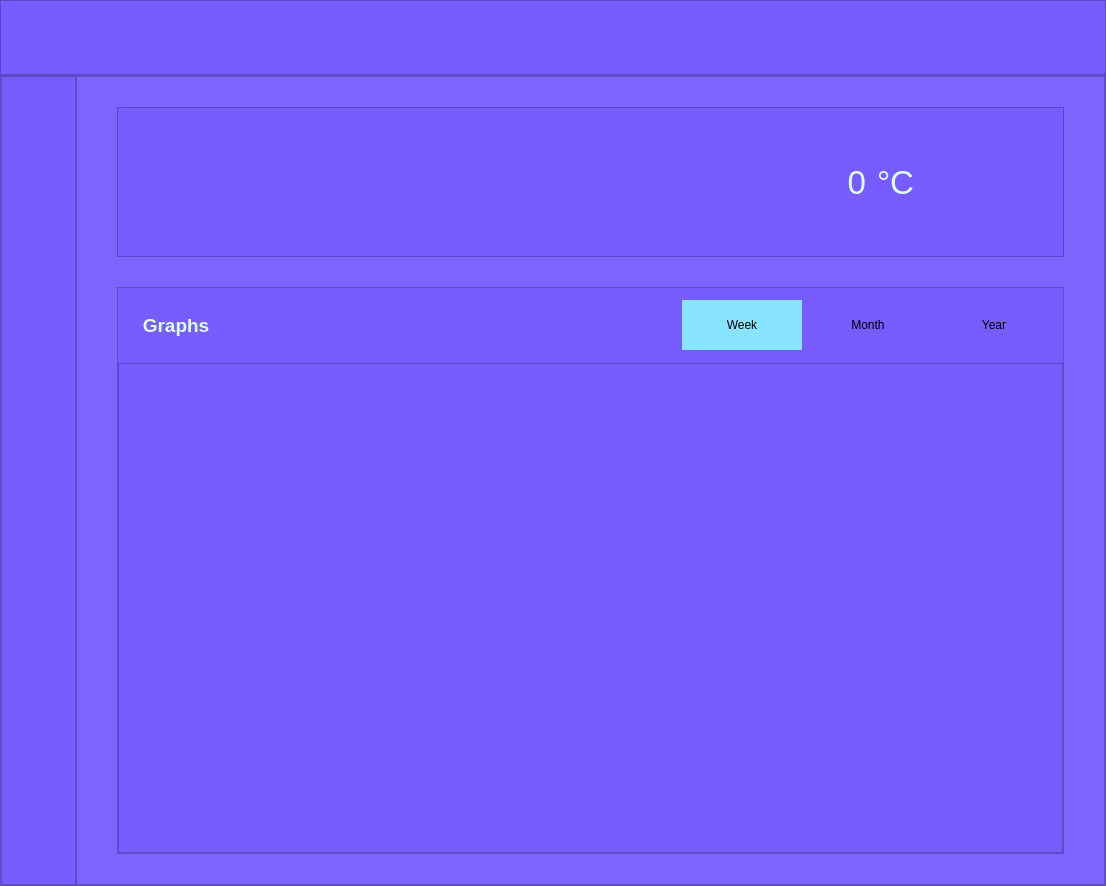
<?xml version="1.0" encoding="UTF-8"?>
<ui version="4.0">
 <class>MainWindow</class>
 <widget class="QMainWindow" name="MainWindow">
  <property name="geometry">
   <rect>
    <x>0</x>
    <y>0</y>
    <width>1106</width>
    <height>886</height>
   </rect>
  </property>
  <property name="windowTitle">
   <string>MainWindow</string>
  </property>
  <widget class="QWidget" name="centralwidget">
   <property name="styleSheet">
    <string notr="true">background-color: rgb(124, 101, 255);</string>
   </property>
   <layout class="QVBoxLayout" name="verticalLayout">
    <property name="spacing">
     <number>0</number>
    </property>
    <property name="leftMargin">
     <number>0</number>
    </property>
    <property name="topMargin">
     <number>0</number>
    </property>
    <property name="rightMargin">
     <number>0</number>
    </property>
    <property name="bottomMargin">
     <number>0</number>
    </property>
    <item>
     <widget class="QFrame" name="frame">
      <property name="minimumSize">
       <size>
        <width>0</width>
        <height>75</height>
       </size>
      </property>
      <property name="maximumSize">
       <size>
        <width>16777215</width>
        <height>75</height>
       </size>
      </property>
      <property name="styleSheet">
       <string notr="true">background-color: rgb(119, 92, 255);</string>
      </property>
      <property name="frameShape">
       <enum>QFrame::StyledPanel</enum>
      </property>
      <property name="frameShadow">
       <enum>QFrame::Raised</enum>
      </property>
      <layout class="QHBoxLayout" name="horizontalLayout_4">
       <property name="spacing">
        <number>0</number>
       </property>
       <property name="leftMargin">
        <number>200</number>
       </property>
       <property name="rightMargin">
        <number>50</number>
       </property>
       <item>
        <widget class="QLabel" name="label_6">
         <property name="minimumSize">
          <size>
           <width>400</width>
           <height>0</height>
          </size>
         </property>
         <property name="text">
          <string/>
         </property>
        </widget>
       </item>
       <item>
        <widget class="QPushButton" name="pushButton_6">
         <property name="layoutDirection">
          <enum>Qt::LeftToRight</enum>
         </property>
         <property name="styleSheet">
          <string notr="true">border-style:none;</string>
         </property>
         <property name="text">
          <string/>
         </property>
         <property name="icon">
          <iconset>
           <normaloff>../../Scripts/HTTml and css/icons/music/scribble.png</normaloff>../../Scripts/HTTml and css/icons/music/scribble.png</iconset>
         </property>
         <property name="iconSize">
          <size>
           <width>60</width>
           <height>60</height>
          </size>
         </property>
        </widget>
       </item>
       <item>
        <widget class="QPushButton" name="pushButton_8">
         <property name="styleSheet">
          <string notr="true">border-style:none;
</string>
         </property>
         <property name="text">
          <string/>
         </property>
         <property name="icon">
          <iconset>
           <normaloff>../../Scripts/HTTml and css/icons/music/cart.badge.plus.png</normaloff>../../Scripts/HTTml and css/icons/music/cart.badge.plus.png</iconset>
         </property>
         <property name="iconSize">
          <size>
           <width>60</width>
           <height>60</height>
          </size>
         </property>
        </widget>
       </item>
       <item>
        <widget class="QPushButton" name="pushButton_9">
         <property name="styleSheet">
          <string notr="true">border-style:none;</string>
         </property>
         <property name="text">
          <string/>
         </property>
         <property name="icon">
          <iconset>
           <normaloff>../../Scripts/HTTml and css/icons/music/folder.badge.person.crop.png</normaloff>../../Scripts/HTTml and css/icons/music/folder.badge.person.crop.png</iconset>
         </property>
         <property name="iconSize">
          <size>
           <width>60</width>
           <height>60</height>
          </size>
         </property>
        </widget>
       </item>
       <item>
        <widget class="QPushButton" name="pushButton_7">
         <property name="layoutDirection">
          <enum>Qt::RightToLeft</enum>
         </property>
         <property name="styleSheet">
          <string notr="true">border-style:none;</string>
         </property>
         <property name="text">
          <string/>
         </property>
         <property name="icon">
          <iconset>
           <normaloff>../../Scripts/HTTml and css/icons/music/person.png</normaloff>../../Scripts/HTTml and css/icons/music/person.png</iconset>
         </property>
         <property name="iconSize">
          <size>
           <width>60</width>
           <height>60</height>
          </size>
         </property>
        </widget>
       </item>
      </layout>
     </widget>
    </item>
    <item>
     <widget class="QFrame" name="frame_2">
      <property name="frameShape">
       <enum>QFrame::StyledPanel</enum>
      </property>
      <property name="frameShadow">
       <enum>QFrame::Raised</enum>
      </property>
      <layout class="QHBoxLayout" name="horizontalLayout">
       <property name="spacing">
        <number>0</number>
       </property>
       <property name="leftMargin">
        <number>0</number>
       </property>
       <property name="topMargin">
        <number>0</number>
       </property>
       <property name="rightMargin">
        <number>0</number>
       </property>
       <property name="bottomMargin">
        <number>0</number>
       </property>
       <item>
        <widget class="QFrame" name="frame_3">
         <property name="minimumSize">
          <size>
           <width>75</width>
           <height>0</height>
          </size>
         </property>
         <property name="maximumSize">
          <size>
           <width>75</width>
           <height>16777215</height>
          </size>
         </property>
         <property name="styleSheet">
          <string notr="true">background-color: rgb(119, 92, 255);</string>
         </property>
         <property name="frameShape">
          <enum>QFrame::StyledPanel</enum>
         </property>
         <property name="frameShadow">
          <enum>QFrame::Raised</enum>
         </property>
        </widget>
       </item>
       <item>
        <widget class="QFrame" name="frame_4">
         <property name="frameShape">
          <enum>QFrame::StyledPanel</enum>
         </property>
         <property name="frameShadow">
          <enum>QFrame::Raised</enum>
         </property>
         <layout class="QVBoxLayout" name="verticalLayout_2">
          <property name="spacing">
           <number>30</number>
          </property>
          <property name="leftMargin">
           <number>40</number>
          </property>
          <property name="topMargin">
           <number>30</number>
          </property>
          <property name="rightMargin">
           <number>40</number>
          </property>
          <property name="bottomMargin">
           <number>30</number>
          </property>
          <item>
           <widget class="QFrame" name="frame_6">
            <property name="minimumSize">
             <size>
              <width>0</width>
              <height>150</height>
             </size>
            </property>
            <property name="maximumSize">
             <size>
              <width>4444444</width>
              <height>150</height>
             </size>
            </property>
            <property name="styleSheet">
             <string notr="true">background-color: rgb(119, 92, 255);
color: rgb(225, 254, 255);</string>
            </property>
            <property name="frameShape">
             <enum>QFrame::StyledPanel</enum>
            </property>
            <property name="frameShadow">
             <enum>QFrame::Raised</enum>
            </property>
            <layout class="QHBoxLayout" name="horizontalLayout_3">
             <property name="spacing">
              <number>11</number>
             </property>
             <property name="leftMargin">
              <number>113</number>
             </property>
             <property name="rightMargin">
              <number>19</number>
             </property>
             <item>
              <widget class="QPushButton" name="pushButton_4">
               <property name="minimumSize">
                <size>
                 <width>40</width>
                 <height>40</height>
                </size>
               </property>
               <property name="maximumSize">
                <size>
                 <width>40</width>
                 <height>40</height>
                </size>
               </property>
               <property name="cursor">
                <cursorShape>PointingHandCursor</cursorShape>
               </property>
               <property name="styleSheet">
                <string notr="true">border-style: none;</string>
               </property>
               <property name="text">
                <string/>
               </property>
               <property name="icon">
                <iconset>
                 <normaloff>../../Scripts/HTTml and css/icons/music/Plathbfgbfbfy.png</normaloff>../../Scripts/HTTml and css/icons/music/Plathbfgbfbfy.png</iconset>
               </property>
               <property name="iconSize">
                <size>
                 <width>60</width>
                 <height>60</height>
                </size>
               </property>
              </widget>
             </item>
             <item>
              <widget class="QPushButton" name="pushButton_5">
               <property name="minimumSize">
                <size>
                 <width>50</width>
                 <height>0</height>
                </size>
               </property>
               <property name="maximumSize">
                <size>
                 <width>50</width>
                 <height>16777215</height>
                </size>
               </property>
               <property name="cursor">
                <cursorShape>PointingHandCursor</cursorShape>
               </property>
               <property name="styleSheet">
                <string notr="true">border-style:none;</string>
               </property>
               <property name="text">
                <string/>
               </property>
               <property name="icon">
                <iconset>
                 <normaloff>../../Scripts/HTTml and css/icons/music/gobackward.png</normaloff>../../Scripts/HTTml and css/icons/music/gobackward.png</iconset>
               </property>
               <property name="iconSize">
                <size>
                 <width>40</width>
                 <height>40</height>
                </size>
               </property>
              </widget>
             </item>
             <item>
              <widget class="QLabel" name="label_2">
               <property name="font">
                <font>
                 <pointsize>13</pointsize>
                </font>
               </property>
               <property name="text">
                <string/>
               </property>
              </widget>
             </item>
             <item>
              <widget class="QLabel" name="label_3">
               <property name="font">
                <font>
                 <pointsize>13</pointsize>
                </font>
               </property>
               <property name="text">
                <string/>
               </property>
              </widget>
             </item>
             <item>
              <widget class="QLabel" name="label_4">
               <property name="font">
                <font>
                 <pointsize>25</pointsize>
                </font>
               </property>
               <property name="layoutDirection">
                <enum>Qt::LeftToRight</enum>
               </property>
               <property name="text">
                <string>0</string>
               </property>
               <property name="alignment">
                <set>Qt::AlignRight|Qt::AlignTrailing|Qt::AlignVCenter</set>
               </property>
              </widget>
             </item>
             <item>
              <widget class="QLabel" name="label_5">
               <property name="font">
                <font>
                 <pointsize>25</pointsize>
                </font>
               </property>
               <property name="text">
                <string>°C</string>
               </property>
              </widget>
             </item>
            </layout>
           </widget>
          </item>
          <item>
           <widget class="QFrame" name="frame_5">
            <property name="cursor">
             <cursorShape>ArrowCursor</cursorShape>
            </property>
            <property name="frameShape">
             <enum>QFrame::StyledPanel</enum>
            </property>
            <property name="frameShadow">
             <enum>QFrame::Raised</enum>
            </property>
            <layout class="QVBoxLayout" name="verticalLayout_3">
             <property name="spacing">
              <number>0</number>
             </property>
             <property name="leftMargin">
              <number>0</number>
             </property>
             <property name="topMargin">
              <number>0</number>
             </property>
             <property name="rightMargin">
              <number>0</number>
             </property>
             <property name="bottomMargin">
              <number>0</number>
             </property>
             <item>
              <widget class="QFrame" name="frame_7">
               <property name="minimumSize">
                <size>
                 <width>0</width>
                 <height>75</height>
                </size>
               </property>
               <property name="maximumSize">
                <size>
                 <width>16777215</width>
                 <height>75</height>
                </size>
               </property>
               <property name="styleSheet">
                <string notr="true">border-style: none;
background-color: rgb(119, 92, 255);</string>
               </property>
               <property name="frameShape">
                <enum>QFrame::StyledPanel</enum>
               </property>
               <property name="frameShadow">
                <enum>QFrame::Raised</enum>
               </property>
               <layout class="QHBoxLayout" name="horizontalLayout_2">
                <item>
                 <widget class="QLabel" name="label">
                  <property name="font">
                   <font>
                    <pointsize>14</pointsize>
                    <weight>75</weight>
                    <italic>false</italic>
                    <bold>true</bold>
                    <underline>false</underline>
                    <strikeout>false</strikeout>
                   </font>
                  </property>
                  <property name="styleSheet">
                   <string notr="true">
color: rgb(221, 255, 237);</string>
                  </property>
                  <property name="text">
                   <string>   Graphs</string>
                  </property>
                 </widget>
                </item>
                <item>
                 <widget class="QPushButton" name="pushButton">
                  <property name="minimumSize">
                   <size>
                    <width>120</width>
                    <height>50</height>
                   </size>
                  </property>
                  <property name="maximumSize">
                   <size>
                    <width>120</width>
                    <height>16777215</height>
                   </size>
                  </property>
                  <property name="cursor">
                   <cursorShape>PointingHandCursor</cursorShape>
                  </property>
                  <property name="styleSheet">
                   <string notr="true">background-color: rgb(137, 228, 255);</string>
                  </property>
                  <property name="text">
                   <string>Week</string>
                  </property>
                 </widget>
                </item>
                <item>
                 <widget class="QPushButton" name="pushButton_2">
                  <property name="minimumSize">
                   <size>
                    <width>120</width>
                    <height>50</height>
                   </size>
                  </property>
                  <property name="maximumSize">
                   <size>
                    <width>120</width>
                    <height>50</height>
                   </size>
                  </property>
                  <property name="cursor">
                   <cursorShape>PointingHandCursor</cursorShape>
                  </property>
                  <property name="text">
                   <string>Month</string>
                  </property>
                 </widget>
                </item>
                <item>
                 <widget class="QPushButton" name="pushButton_3">
                  <property name="minimumSize">
                   <size>
                    <width>120</width>
                    <height>50</height>
                   </size>
                  </property>
                  <property name="maximumSize">
                   <size>
                    <width>120</width>
                    <height>50</height>
                   </size>
                  </property>
                  <property name="cursor">
                   <cursorShape>PointingHandCursor</cursorShape>
                  </property>
                  <property name="text">
                   <string>Year</string>
                  </property>
                 </widget>
                </item>
               </layout>
              </widget>
             </item>
             <item>
              <widget class="QFrame" name="frame_8">
               <property name="styleSheet">
                <string notr="true">background-color: rgb(119, 92, 255);</string>
               </property>
               <property name="frameShape">
                <enum>QFrame::StyledPanel</enum>
               </property>
               <property name="frameShadow">
                <enum>QFrame::Raised</enum>
               </property>
              </widget>
             </item>
            </layout>
           </widget>
          </item>
         </layout>
        </widget>
       </item>
      </layout>
     </widget>
    </item>
   </layout>
  </widget>
 </widget>
 <resources/>
 <connections/>
</ui>
